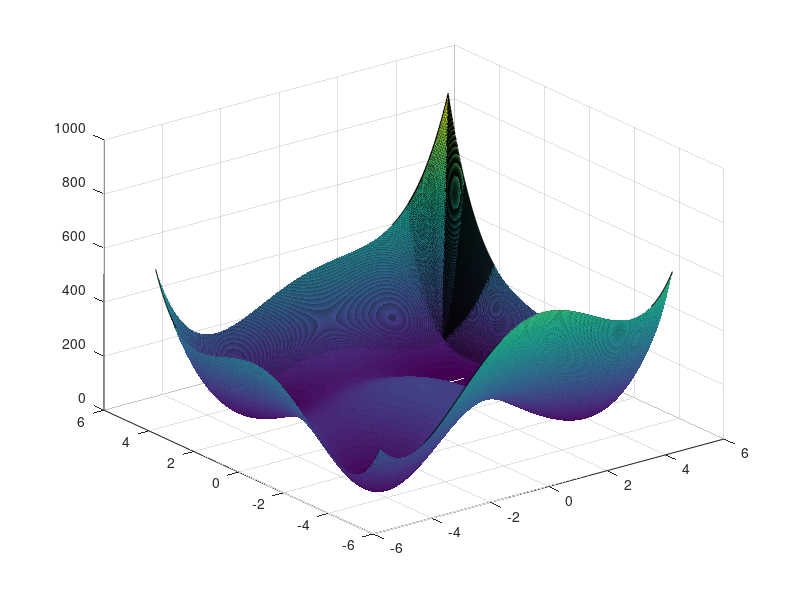

Write MATLAB code to recreate this figure. (Note: this script raises an error after producing the figure.)
%% Himmelblau's function
x=-5:0.01:5;
y=-5:0.01:5;
[X,Y]=meshgrid(x,y);
F=(X.^2+Y-11).^2+(X+Y.^2-7).^2;
s=surf(X,Y,F)
s.EdgeColor='none'